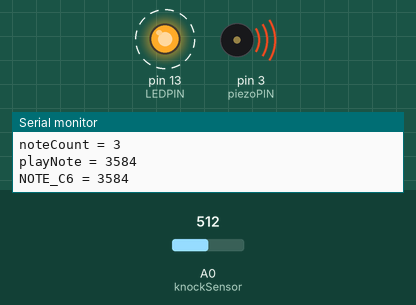
Recording of a sketch running on a simulated Arduino Uno, built with avr-gcc and run on an emulated ATmega328P. Shown: output pins drawn as LEDs (lit = HIGH), buzzer (waves = sounding), the last lines printed to the serial monitor. Dashed ring = blinking. Inputs (shaded band) come from the test bench; at power-on: A0 (knockSensor) = 512.

Above: at 1.01 s.
1.3 s: A0 (knockSensor) set to 0
At 2.6 s:
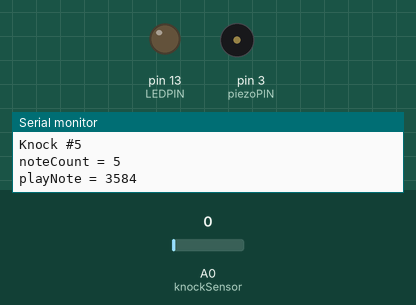
2.9 s: A0 (knockSensor) set to 122
At 3.03 s:
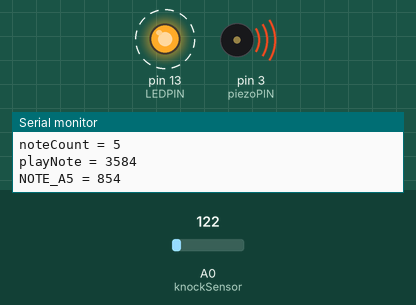
Timing chart, 0 to 11.9 s (numbered marks = the images above; inputs shaded):
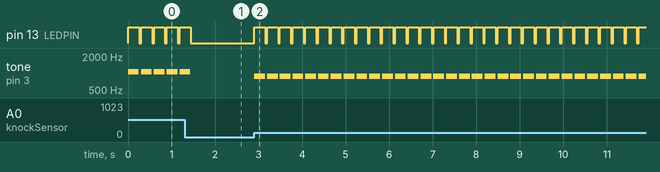

The sketch:

BounceMasterVariableCMajor.ino
```cpp
#include "pitches.h"

/*
c major starting from middle c (piano)

 #define NOTE_C4  262
 #define NOTE_D4  294
 #define NOTE_E4  330
 #define NOTE_F4  349
 #define NOTE_G4  392
 #define NOTE_A4  440
 #define NOTE_B4  494
 #define NOTE_C5  523

 */

// scales from http://en.wikipedia.org/wiki/File:MajorScales.svg
// and http://en.wikipedia.org/wiki/File:MinorScale.svg
/*
Major Key of C / Minor Key of A
 C, D, E, F, G, A, B, C
 Major Key of G / Minor Key of E
 G, A, B, C, D, E, F#, G
 Major Key of D / Minor Key of B
 D, E, F#, G, A, B, C#
 Major Key of A / Minor Key of F#
 A, B, C#, D, E, F#, G#
 Major Key of E / Minor Key of C#
 E, F#, G#, A, B, C#, D#
 Major Key of B / Minor Key of G#
 B, C#, D#, E, F#, G#, A#
 Major Key of F# / Minor Key of D#
 F#, G#, A#, B, C#, D#, F
 Major Key of Db / Minor Key of Bb
 C#, D#, F, F#, G#, A#, C
 Major Key of Ab / Minor Key of F
 G#, A#, C, C#, D#, F, G
 Major Key of Eb / Minor Key of C
 D#, F, G, G#, A#, C, D
 Major Key of Bb / Minor Key of G
 A#, C, D, D#, F, G, A
 Major Key of F / Minor Key of D
 F, G, A, A#, C, D, E
 */

const int LEDPIN = 13;
const int knockSensor = A0;
const int threshold = 1;
const int piezoPIN = 3;
const int debug = 1;

int sensorReading = 0;
int knockCounter = 0;
int noteCount = 0;
int playNote = 0;

void setup()
{
  pinMode(LEDPIN, OUTPUT);
  pinMode(piezoPIN, OUTPUT);
  Serial.begin(9600);
  if (1 == debug) {
    Serial.print("sensorReading = ");
    Serial.println(sensorReading);
    Serial.print("Knock #");
    Serial.println(knockCounter);
    Serial.print("noteCount = ");
    Serial.println(noteCount);
    Serial.print("playNote = ");
    Serial.println(playNote);
  }
}

void loop()
{
  sensorReading = analogRead(knockSensor);

  if (sensorReading >= threshold) {
    //      int noteDuration = 125;

    playNote = 7 * sensorReading;
    // hopefully no lag / race issues
    // the biggest bounces would in theory, give proc more time to cycle
    // shortest bounces would need quickest response time, so we should check those first
    if (NOTE_C4 > playNote) {
      tone(piezoPIN, NOTE_C4, 250);
      Serial.print("NOTE_C4 = ");
      Serial.println(playNote);
    }
    else if (NOTE_D4 > playNote) {
      tone(piezoPIN, NOTE_D4, 250);
      Serial.print("NOTE_D4 = ");
      Serial.println(playNote);
    }
    else if (NOTE_E4 > playNote) {
      tone(piezoPIN, NOTE_E4, 250);
      Serial.print("NOTE_E4 = ");
      Serial.println(playNote);
    }
    else if (NOTE_F4 > playNote) {
      tone(piezoPIN, NOTE_F4, 250);
      Serial.print("NOTE_F4 = ");
      Serial.println(playNote);
    }
    else if (NOTE_G4 > playNote) {
      tone(piezoPIN, NOTE_G4, 250);
      Serial.print("NOTE_G4 = ");
      Serial.println(playNote);
    }
    else if (NOTE_A4 > playNote) {
      tone(piezoPIN, NOTE_A4, 250);
      Serial.print("NOTE_A4 = ");
      Serial.println(playNote);
    }
    else if (NOTE_B4 > playNote) {
      tone(piezoPIN, NOTE_B4, 250);
      Serial.print("NOTE_B4 = ");
      Serial.println(playNote);
    }
    else if (NOTE_C5 > playNote) {
      tone(piezoPIN, NOTE_C5, 250);
      Serial.print("NOTE_C5 = ");
      Serial.println(playNote);
    }
    else if (NOTE_D5 > playNote) {
      tone(piezoPIN, NOTE_D5, 250);
      Serial.print("NOTE_D5 = ");
      Serial.println(playNote);
    }
    else if (NOTE_E5 > playNote) {
      tone(piezoPIN, NOTE_E5, 250);
      Serial.print("NOTE_E5 = ");
      Serial.println(playNote);
    }
    else if (NOTE_F5 > playNote) {
      tone(piezoPIN, NOTE_F5, 250);
      Serial.print("NOTE_F5 = ");
      Serial.println(playNote);
    }
    else if (NOTE_G5 > playNote) {
      tone(piezoPIN, NOTE_G5, 250);
      Serial.print("NOTE_G5 = ");
      Serial.println(playNote);
    }
    else if (NOTE_A5 > playNote) {
      tone(piezoPIN, NOTE_A5, 250);
      Serial.print("NOTE_A5 = ");
      Serial.println(playNote);
    }
    else if (NOTE_B5 > playNote) {
      tone(piezoPIN, NOTE_B5, 250);
      Serial.print("NOTE_B5 = ");
      Serial.println(playNote);
    }
    else {
      tone(piezoPIN, NOTE_C6, 250);
      Serial.print("NOTE_C6 = ");
      Serial.println(playNote);
    }

    /*
    if (NOTE_C5 < playNote) {
     tone(piezoPIN, NOTE_C5, 250);
     } else if (NOTE_B4 < playNote) {
     tone(piezoPIN, NOTE_B4, 250);
     } else if (NOTE_A4 < playNote) {
     tone(piezoPIN, NOTE_A4, 250);
     } else if (NOTE_G4 < playNote) {
     tone(piezoPIN, NOTE_G4, 250);
     } else if (NOTE_F4 < playNote) {
     tone(piezoPIN, NOTE_F4, 250);
     } else if (NOTE_E4 < playNote) {
     tone(piezoPIN, NOTE_E4, 250);
     } else if (NOTE_D4 < playNote) {
     tone(piezoPIN, NOTE_D4, 250);
     } else {
     tone(piezoPIN, NOTE_C4, 250);
     }
     */
    //    tone(piezoPIN, 5 * sensorReading, 250);

    digitalWrite(LEDPIN, HIGH);
    //      int pauseBetweenNotes = noteDuration * 1.30;
    delay(250);
    noTone(3);
    digitalWrite(LEDPIN, LOW);
    delay(30);
    noteCount++;
    knockCounter++;
    //    } else {
    //      noteCount = 0;
    //    }
    if (1 == debug) {
      Serial.print("sensorReading = ");
      Serial.println(sensorReading);
      Serial.print("Knock #");
      Serial.println(knockCounter);
      Serial.print("noteCount = ");
      Serial.println(noteCount);
      Serial.print("playNote = ");
      Serial.println(playNote);
    }
  }

  delay(10);
}
```

pitches.h
```cpp
/*************************************************
  * Public Constants
  *************************************************/
// cf http://en.wikipedia.org/wiki/Piano_key_frequencies

#define NOTE_B0  31
#define NOTE_C1  33
#define NOTE_CS1 35
#define NOTE_D1  37
#define NOTE_DS1 39
#define NOTE_E1  41
#define NOTE_F1  44
#define NOTE_FS1 46
#define NOTE_G1  49
#define NOTE_GS1 52
#define NOTE_A1  55
#define NOTE_AS1 58
#define NOTE_B1  62
#define NOTE_C2  65
#define NOTE_CS2 69
#define NOTE_D2  73
#define NOTE_DS2 78
#define NOTE_E2  82
#define NOTE_F2  87
#define NOTE_FS2 93
#define NOTE_G2  98
#define NOTE_GS2 104
#define NOTE_A2  110
#define NOTE_AS2 117
#define NOTE_B2  123
#define NOTE_C3  131
#define NOTE_CS3 139
#define NOTE_D3  147
#define NOTE_DS3 156
#define NOTE_E3  165
#define NOTE_F3  175
#define NOTE_FS3 185
#define NOTE_G3  196
#define NOTE_GS3 208
#define NOTE_A3  220
#define NOTE_AS3 233
#define NOTE_B3  247
#define NOTE_C4  262
#define NOTE_CS4 277
#define NOTE_D4  294
#define NOTE_DS4 311
#define NOTE_E4  330
#define NOTE_F4  349
#define NOTE_FS4 370
#define NOTE_G4  392
#define NOTE_GS4 415
#define NOTE_A4  440
#define NOTE_AS4 466
#define NOTE_B4  494
#define NOTE_C5  523
#define NOTE_CS5 554
#define NOTE_D5  587
#define NOTE_DS5 622
#define NOTE_E5  659
#define NOTE_F5  698
#define NOTE_FS5 740
#define NOTE_G5  784
#define NOTE_GS5 831
#define NOTE_A5  880
#define NOTE_AS5 932
#define NOTE_B5  988
#define NOTE_C6  1047
#define NOTE_CS6 1109
#define NOTE_D6  1175
#define NOTE_DS6 1245
#define NOTE_E6  1319
#define NOTE_F6  1397
#define NOTE_FS6 1480
#define NOTE_G6  1568
#define NOTE_GS6 1661
#define NOTE_A6  1760
#define NOTE_AS6 1865
#define NOTE_B6  1976
#define NOTE_C7  2093
#define NOTE_CS7 2217
#define NOTE_D7  2349
#define NOTE_DS7 2489
#define NOTE_E7  2637
#define NOTE_F7  2794
#define NOTE_FS7 2960
#define NOTE_G7  3136
#define NOTE_GS7 3322
#define NOTE_A7  3520
#define NOTE_AS7 3729
#define NOTE_B7  3951
#define NOTE_C8  4186
#define NOTE_CS8 4435
#define NOTE_D8  4699
#define NOTE_DS8 4978
```

Measured:
- after the input at 1.3 s, pin 13 (LEDPIN): goes on until 1.4 s, then stays LOW; tone on pin 3 (piezoPIN): goes on until 1.4 s, then stays silent
- after the input at 2.9 s, pin 13 (LEDPIN): alternates HIGH for 0.25 s and LOW for 0.04 s, starting at once; tone on pin 3 (piezoPIN): alternates 880 Hz for 0.25 s and silent for 0.04 s, starting at once
- by itself, pin 13 (LEDPIN): alternates HIGH for 0.25 s and LOW for 0.04 s
- by itself, tone on pin 3 (piezoPIN): alternates 1047 Hz for 0.25 s and silent for 0.04 s
